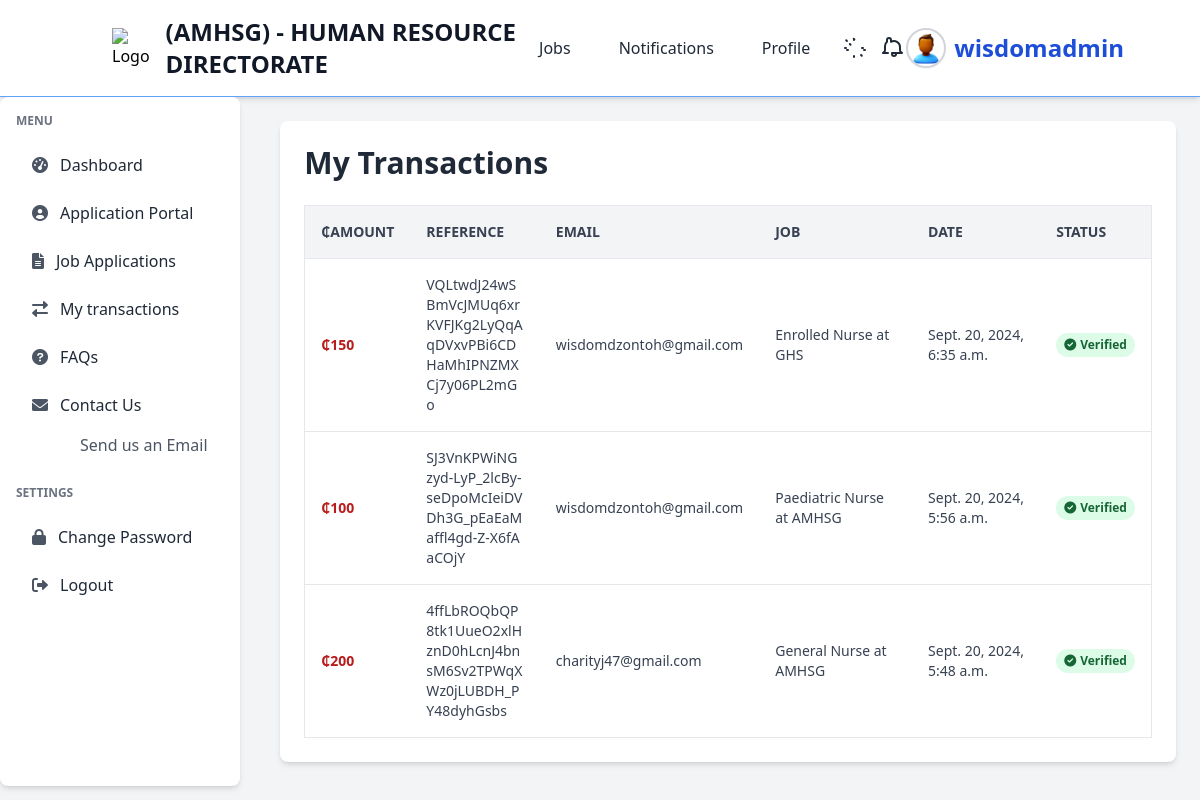
Page /application_portal/payment/my-transactions (signed in) on the committed database.
### payment/models.py (models this page shows, shortened)
class Payment(models.Model):
    amount = models.PositiveIntegerField()
    user = models.ForeignKey(User, on_delete=models.CASCADE, null=True, blank=True)  # Allow null values
    job = models.ForeignKey(Job, on_delete=models.CASCADE, default=1)  # Foreign key to Job
    email = models.EmailField(default="ghs@gmail.com")
    ref = models.CharField(max_length=200, unique=True)
    verified = models.BooleanField(default=False)
    payment_date = models.DateTimeField(auto_now_add=True)
    class Meta:
        ordering = ('-payment_date',)

### jobs/models.py (models this page shows)
class Job(models.Model):
    title = models.CharField(max_length=255, default="none")
    company = models.CharField(max_length=255, default="none")  # Name of the company offering the job
    location = models.CharField(max_length=255, default="none")
    description = models.TextField()
    responsibilities = models.TextField(help_text="List of job responsibilities", default="none")  # New field for responsibilities
    requirements = models.TextField(help_text="List of job requirements", default="none")  # New field for requirements
    salary = models.CharField(max_length=100, blank=True, null=True, help_text="Salary range or amount")  # Optional salary field
    posted_date = models.DateField(auto_now_add=True, blank=True, null=True)
    application_deadline = models.DateField(null=True, blank=True, help_text="Deadline to apply for the job")  # New field for application deadline
    def __str__(self):
        return f"{self.title} at {self.company}"
    class Meta:
        ordering = ['-posted_date']  # Orders job listings by the most recent first

### payment/views.py (the view)
# urls.py: path('application_portal/payment/my-transactions', views.user_transactions, name="my-transactions"),
@login_required(login_url="authentication:my-login")
def user_transactions(request):
    payments = Payment.objects.filter(user=request.user)
    return render(request, 'payment/user_transactions.html', {'payments': payments})

### templates/payment/user_transactions.html
{% extends 'authentication/dash-base.html' %}{% load static %}{% block content %}
<div class="container mx-auto p-6 bg-white shadow-md rounded-lg">
  <h1 class="text-3xl font-bold text-gray-800 mb-6">My Transactions</h1>
  <div class="overflow-x-auto">
    <table class="min-w-full bg-white border border-gray-200 rounded-lg">
      <thead>
        <tr class="bg-gray-100 border-b border-gray-200">
          <th class="p-4 text-left text-sm font-bold text-gray-700 uppercase">₵Amount</th>
          <th class="p-4 text-left text-sm font-bold text-gray-700 uppercase">Reference</th>
          <th class="p-4 text-left text-sm font-bold text-gray-700 uppercase">Email</th>
          <th class="p-4 text-left text-sm font-bold text-gray-700 uppercase">Job</th>
          <th class="p-4 text-left text-sm font-bold text-gray-700 uppercase">Date</th>
          <th class="p-4 text-left text-sm font-bold text-gray-700 uppercase">Status</th>
        </tr>
      </thead>
      <tbody>
        {% for payment in payments %}
        <tr class="border-b border-gray-200 hover:bg-gray-50">
          <td class="p-4 text-sm font-extrabold text-red-700">₵{{ payment.amount }}</td>
          <td class="p-4 text-sm text-gray-700 break-all" style="max-width: 150px;">{{ payment.ref }}</td>
          <td class="p-4 text-sm text-gray-700">{{ payment.email }}</td>
          <td class="p-4 text-sm text-gray-700">{{ payment.job }}</td>
          <td class="p-4 text-sm text-gray-700">{{ payment.payment_date }}</td>
          <td class="p-4 text-sm">
            {% if payment.verified %}
            <span class="inline-flex items-center px-2 py-1 rounded-full bg-green-100 text-green-800 font-bold text-xs">
              <i class="fa-solid fa-check-circle mr-1"></i> Verified
            </span>
            {% else %}
            <span class="inline-flex items-center px-2 py-1 rounded-full bg-red-100 text-red-800 font-bold text-xs">
              <i class="fa-solid fa-times-circle mr-1"></i> Not Verified
            </span>
            {% endif %}
          </td>
        </tr>
        {% empty %}
        <tr>
          <td colspan="7" class="p-6 text-center text-gray-500 text-lg">
            No transactions found.
          </td>
        </tr>
        {% endfor %}
      </tbody>
    </table>
  </div>
</div>
{% endblock %}

### templates/authentication/dash-base.html (shortened to what this page needs)
{% load static tailwind_tags %}
<!DOCTYPE html>
<html lang="en">
  <head>
    <link
      href="https://cdn.jsdelivr.net/npm/tailwindcss@2.2.19/dist/tailwind.min.css"
      rel="stylesheet"
    />
    <link
      rel="stylesheet"
      href="https://cdnjs.cloudflare.com/ajax/libs/font-awesome/6.0.0-beta3/css/all.min.css"
    />
    <link rel="stylesheet" href="https://cdn.jsdelivr.net/npm/flatpickr/dist/flatpickr.min.css">
    <link href="{% static 'css/styles.css' %}" rel="stylesheet">
    <link href="https://cdn.jsdelivr.net/npm/tailwindcss@2.2.19/dist/tailwind.min.css" rel="stylesheet">
    <link href="https://cdn.jsdelivr.net/npm/select2@4.1.0-rc.0/dist/css/select2.min.css" rel="stylesheet" />
    {% tailwind_css %}
  </head>
  <body class="bg-gray-100">
<header class="bg-white dark:bg-gray-800 shadow-md border-b border-blue-400 transition-colors duration-300">
  <div class="container mx-auto flex items-center justify-between py-4 px-6">
    <div class="flex items-center space-x-4">
      <img src="{% static 'img/logo.png' %}" alt="Logo" class="w-10 h-10" />
      <a href="{% url 'dashboard' %}" class="text-2xl font-bold text-gray-900 dark:text-white">
        (AMHSG) - HUMAN RESOURCE DIRECTORATE
      </a>
    </div>
    <nav class="hidden md:flex space-x-4">
      <a href="{% url 'job-list' %}" class="px-4 py-2 text-gray-800 dark:text-gray-200 hover:bg-yellow-600 hover:text-white rounded-md transition-colors duration-200">
        Jobs
      </a>
      <a href="{% url 'notification-list' %}" class="px-4 py-2 text-gray-800 dark:text-gray-200 hover:bg-yellow-600 hover:text-white rounded-md transition-colors duration-200">
        Notifications
      </a>
      <a href="#" class="px-4 py-2 text-gray-800 dark:text-gray-200 hover:bg-yellow-600 hover:text-white rounded-md transition-colors duration-200">
        Profile
      </a>
    </nav>
    <button id="themeToggle" class="px-4 py-2 text-gray-800 dark:text-gray-200 hover:bg-yellow-600 hover:text-white rounded-md transition-colors duration-200">
    </button>
    <div class="relative">
      <button id="notificationButton" class="relative flex items-center text-gray-800 dark:text-gray-200 hover:text-blue-600">
      </button>
    </div>
    <div class="relative">
      <button id="profileMenuButton" class="flex items-center space-x-2 text-gray-800 dark:text-gray-200 hover:text-blue-600">
        <img src="{% static 'img/profile.png' %}" alt="Profile Image" class="w-10 h-10 rounded-full border-2 border-gray-300 shadow-sm" />
        <span class="hidden md:inline font-extrabold text-2xl text-blue-700 dark:text-blue-400">{{ user.username }}</span>
      </button>
    </div>
  </div>
</header>
    <div class="flex flex-col md:flex-row md:space-x-4">
<aside class="w-full md:w-1/4 bg-white shadow-md rounded-lg p-4 mb-4 md:mb-0">
  <nav class="space-y-6">
    <div>
      <h2 class="text-xs font-semibold text-gray-500 uppercase mb-4">Menu</h2>
      <ul class="space-y-2">
        <li>
          <a
            href="{% url 'dashboard' %}"
            class="flex items-center px-4 py-2 text-gray-800 hover:bg-blue-500 rounded transition-colors duration-200"
          >
            <i class="fas fa-tachometer-alt mr-3 text-gray-600"></i>
            Dashboard
          </a>
        </li>
        <li>
          <a
            href="{% url 'application-portal' %}"
            class="flex items-center px-4 py-2 text-gray-800 hover:bg-blue-500 rounded transition-colors duration-200"
          >
            <i class="fas fa-user-circle mr-3 text-gray-600"></i>
            Application Portal
          </a>
        </li>
        <li>
          <a
            href="{% url 'job-applications' %}"
            class="flex items-center px-4 py-2 text-gray-800 hover:bg-blue-500 rounded transition-colors duration-200"
          >
            <i class="fas fa-file-alt mr-3 text-gray-600"></i>
            Job Applications
          </a>
        </li>
        <li>
          <a
            href="{% url 'my-transactions' %}"
            class="flex items-center px-4 py-2 text-gray-800 hover:bg-blue-500 rounded transition-colors duration-200"
          >
            <i class="fas fa-exchange-alt mr-3 text-gray-600"></i>
            My transactions
          </a>
        </li>
        <li>
          <a
            href="{% url 'faq' %}"
            class="flex items-center px-4 py-2 text-gray-800 hover:bg-blue-500 rounded transition-colors duration-200"
          >
            <i class="fas fa-question-circle mr-3 text-gray-600"></i>
            FAQs
          </a>
        </li>
        <li>
          <a
            href="#"
            class="flex items-center px-4 py-2 text-gray-800 hover:bg-blue-500 rounded transition-colors duration-200"
          >
            <i class="fas fa-envelope mr-3 text-gray-600"></i>
            Contact Us
          </a>
          <ul class="pl-12 mt-1 space-y-1">
            <li>
              <a
                href="#"
                class="block px-4 py-1 text-gray-600 hover:underline hover:bg-blue-500"
              >
                Send us an Email
              </a>
            </li>
          </ul>
        </li>
      </ul>
    </div>
    <div>
      <h2 class="text-xs font-semibold text-gray-500 uppercase mb-4">Settings</h2>
      <ul class="space-y-2">
        <li>
          <a
            href="#"
            class="flex items-center px-4 py-2 text-gray-800 hover:bg-blue-500 rounded transition-colors duration-200"
          >
            <i class="fas fa-lock mr-3 text-gray-600"></i>
            Change Password
          </a>
        </li>
        <li>
          <a
            href="{% url 'user-logout' %}"
            class="flex items-center px-4 py-2 text-gray-800 hover:bg-red-500 rounded transition-colors duration-200"
          >
            <i class="fas fa-sign-out-alt mr-3 text-gray-600"></i>
            Logout
          </a>
        </li>
      </ul>
    </div>
  </nav>
</aside>
    <main class="container mx-auto p-6">
      {% block content %}{% endblock %}
    </main>
  </body>
</html>

### rows in the picture
Payment: amount "150", ref "VQLtwdJ24wSBmVcJMUq6xrKVFJKg2LyQqAqDVxvPBi6CDHaMhIPNZMXCj7y06PL2mGo", email "wisdomdzontoh@gmail.com", job "Enrolled Nurse at GHS", payment_date "Sept. 20, 2024, 6:35 a.m.", verified True (drawn)
Payment: amount "100", ref "SJ3VnKPWiNGzyd-LyP_2lcBy-seDpoMcIeiDVDh3G_pEaEaMaffl4gd-Z-X6fAaCOjY", email "wisdomdzontoh@gmail.com", job "Paediatric Nurse at AMHSG", payment_date "Sept. 20, 2024, 5:56 a.m.", verified True (drawn)
Payment: amount "200", ref "4ffLbROQbQP8tk1UueO2xlHznD0hLcnJ4bnsM6Sv2TPWqXWz0jLUBDH_PY48dyhGsbs", email "charityj47@gmail.com", job "General Nurse at AMHSG", payment_date "Sept. 20, 2024, 5:48 a.m.", verified True (drawn)

### other values in the picture
{{ user.username }} "wisdomadmin"
